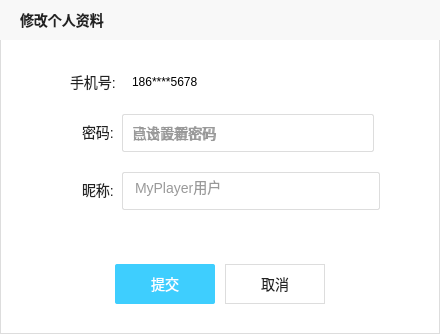
<?xml version="1.0" encoding="UTF-8"?>
<ui version="4.0">
 <class>ModifyMyselfDialog</class>
 <widget class="QDialog" name="ModifyMyselfDialog">
  <property name="geometry">
   <rect>
    <x>0</x>
    <y>0</y>
    <width>440</width>
    <height>334</height>
   </rect>
  </property>
  <property name="windowTitle">
   <string>Dialog</string>
  </property>
  <property name="styleSheet">
   <string notr="true">#ModifyMyselfDialog{
background-color: #FFFFFF;
border : 1px solid #DDDDDD;
}</string>
  </property>
  <widget class="QLabel" name="titleLabel">
   <property name="geometry">
    <rect>
     <x>0</x>
     <y>0</y>
     <width>440</width>
     <height>40</height>
    </rect>
   </property>
   <property name="styleSheet">
    <string notr="true">#titleLabel{
background-color: #F8F8F8;
padding-left: 16px;
font-family: 微软雅⿊;
font-size: 14px;
color: #222222;
font-weight: bold;
}</string>
   </property>
   <property name="text">
    <string>修改个人资料</string>
   </property>
  </widget>
  <widget class="QLabel" name="phoneLabel">
   <property name="geometry">
    <rect>
     <x>70</x>
     <y>72</y>
     <width>46</width>
     <height>19</height>
    </rect>
   </property>
   <property name="styleSheet">
    <string notr="true">#phoneLabel{
font-family: 微软雅⿊;
font-size: 14px;
color: #222222;
}</string>
   </property>
   <property name="text">
    <string>手机号:</string>
   </property>
  </widget>
  <widget class="QLabel" name="phoneNumberLabel">
   <property name="geometry">
    <rect>
     <x>132</x>
     <y>72</y>
     <width>161</width>
     <height>19</height>
    </rect>
   </property>
   <property name="text">
    <string>186****5678</string>
   </property>
  </widget>
  <widget class="QLabel" name="passwordLabel">
   <property name="geometry">
    <rect>
     <x>82</x>
     <y>122</y>
     <width>32</width>
     <height>19</height>
    </rect>
   </property>
   <property name="styleSheet">
    <string notr="true">#passwordLabel{
font-family: 微软雅⿊;
font-size: 14px;
color: #222222;
}</string>
   </property>
   <property name="text">
    <string>密码:</string>
   </property>
  </widget>
  <widget class="QPushButton" name="passwordBtn">
   <property name="geometry">
    <rect>
     <x>122</x>
     <y>114</y>
     <width>252</width>
     <height>38</height>
    </rect>
   </property>
   <property name="styleSheet">
    <string notr="true">#passwordBtn{
background-color: #FFFFFF;
border: 1px solid #DDDDDD;
border-radius: 2px;
text-align: left;
padding-left: 10px;
color: #999999;
font-family: 微软雅⿊;
font-size: 14px;
}</string>
   </property>
   <property name="text">
    <string>点击设置密码</string>
   </property>
  </widget>
  <widget class="QWidget" name="passwordWidget" native="true">
   <property name="geometry">
    <rect>
     <x>132</x>
     <y>123</y>
     <width>100</width>
     <height>19</height>
    </rect>
   </property>
   <widget class="QLabel" name="newPasswordLabel">
    <property name="geometry">
     <rect>
      <x>0</x>
      <y>0</y>
      <width>84</width>
      <height>19</height>
     </rect>
    </property>
    <property name="styleSheet">
     <string notr="true">#newPasswordLabel{
font-family: 微软雅⿊;
font-size: 14px;
color: #999999
}</string>
    </property>
    <property name="text">
     <string>已设置新密码</string>
    </property>
   </widget>
   <widget class="QPushButton" name="changePasswordBtn">
    <property name="geometry">
     <rect>
      <x>84</x>
      <y>0</y>
      <width>19</width>
      <height>19</height>
     </rect>
    </property>
    <property name="styleSheet">
     <string notr="true">#changePasswordBtn{
background-color: transparent;
border: none;
}</string>
    </property>
    <property name="text">
     <string/>
    </property>
    <property name="iconSize">
     <size>
      <width>12</width>
      <height>12</height>
     </size>
    </property>
   </widget>
  </widget>
  <widget class="QLabel" name="nicknameLabel">
   <property name="geometry">
    <rect>
     <x>82</x>
     <y>180</y>
     <width>32</width>
     <height>19</height>
    </rect>
   </property>
   <property name="styleSheet">
    <string notr="true">#nicknameLabel{
font-family: 微软雅⿊;
font-size: 14px;
color: #222222;
}</string>
   </property>
   <property name="text">
    <string>昵称:</string>
   </property>
  </widget>
  <widget class="QLineEdit" name="nicknameEdit">
   <property name="geometry">
    <rect>
     <x>122</x>
     <y>172</y>
     <width>258</width>
     <height>38</height>
    </rect>
   </property>
   <property name="styleSheet">
    <string notr="true">#nicknameEdit{
background-color: #FFFFFF;
border: 1px solid #DDDDDD;
border-radius: 2px;
color: #999999;
font-family: 微软雅⿊;
font-size: 14px;
line-height: 19px;
padding-left: 10px;
}</string>
   </property>
   <property name="text">
    <string>MyPlayer用户</string>
   </property>
  </widget>
  <widget class="QPushButton" name="submitBtn">
   <property name="geometry">
    <rect>
     <x>115</x>
     <y>264</y>
     <width>100</width>
     <height>40</height>
    </rect>
   </property>
   <property name="styleSheet">
    <string notr="true">#submitBtn{
background-color: #3ECEFE;
color: #FFFFFF;
border: none;
border-radius: 2px;
font-family: 微软雅⿊;
font-size: 14px;
}</string>
   </property>
   <property name="text">
    <string>提交</string>
   </property>
  </widget>
  <widget class="QPushButton" name="cancelBtn">
   <property name="geometry">
    <rect>
     <x>225</x>
     <y>264</y>
     <width>100</width>
     <height>40</height>
    </rect>
   </property>
   <property name="styleSheet">
    <string notr="true">#cancelBtn{
background-color: transparent;
border: 1px solid #DDDDDD;
color: #222222;
font-family: 微软雅⿊;
font-size: 14px;
}</string>
   </property>
   <property name="text">
    <string>取消</string>
   </property>
  </widget>
 </widget>
 <resources/>
 <connections/>
</ui>
